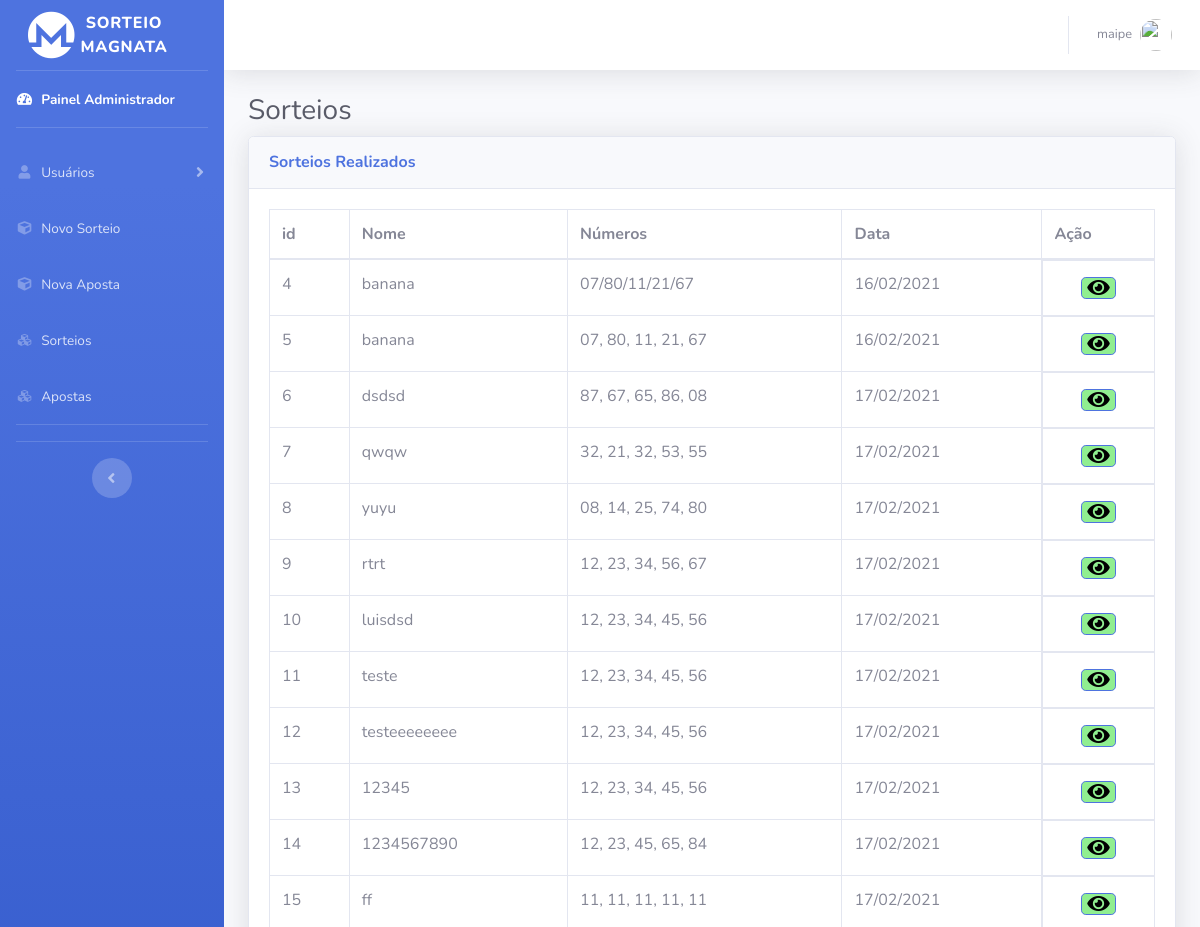
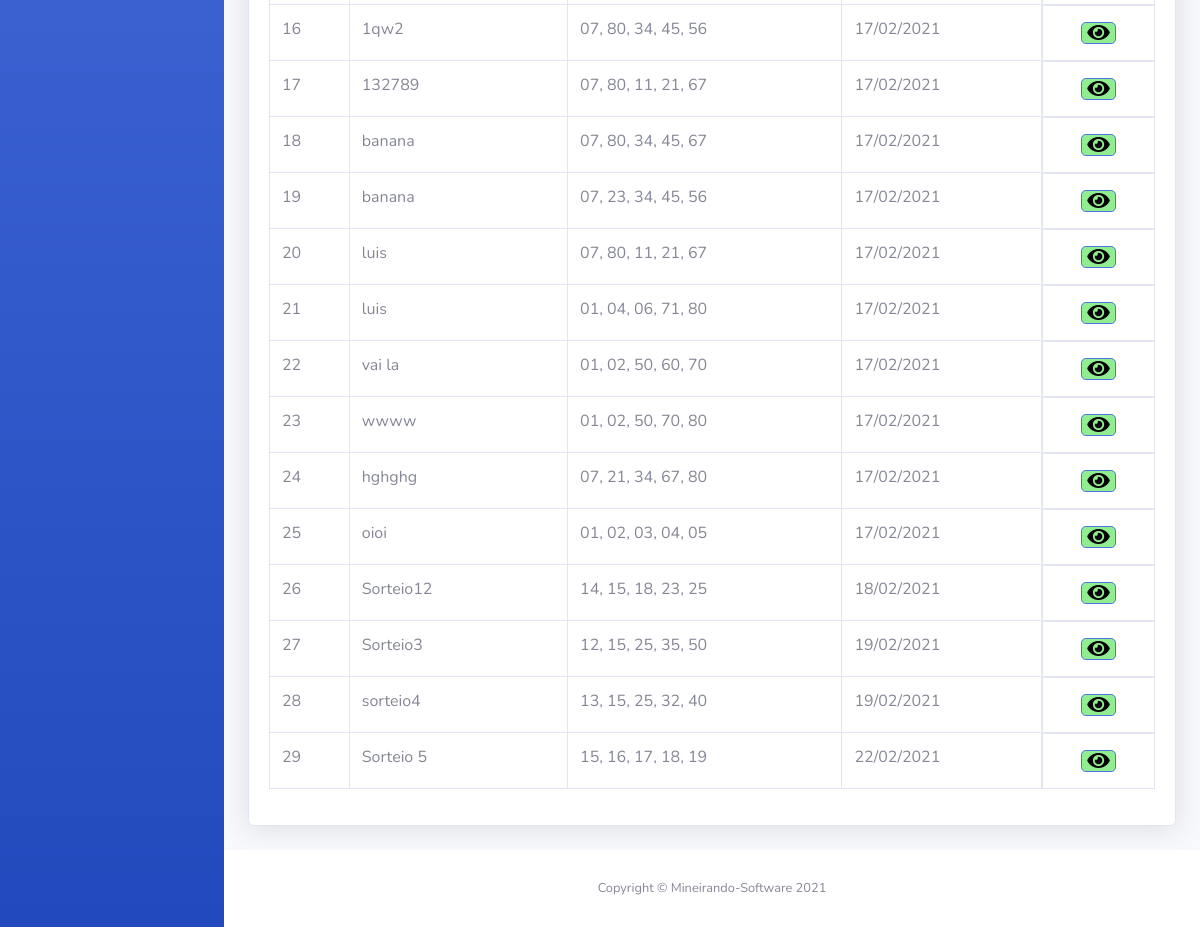
The app's page /Sorteios.php (signed in), older data (2 pictures, top to bottom).
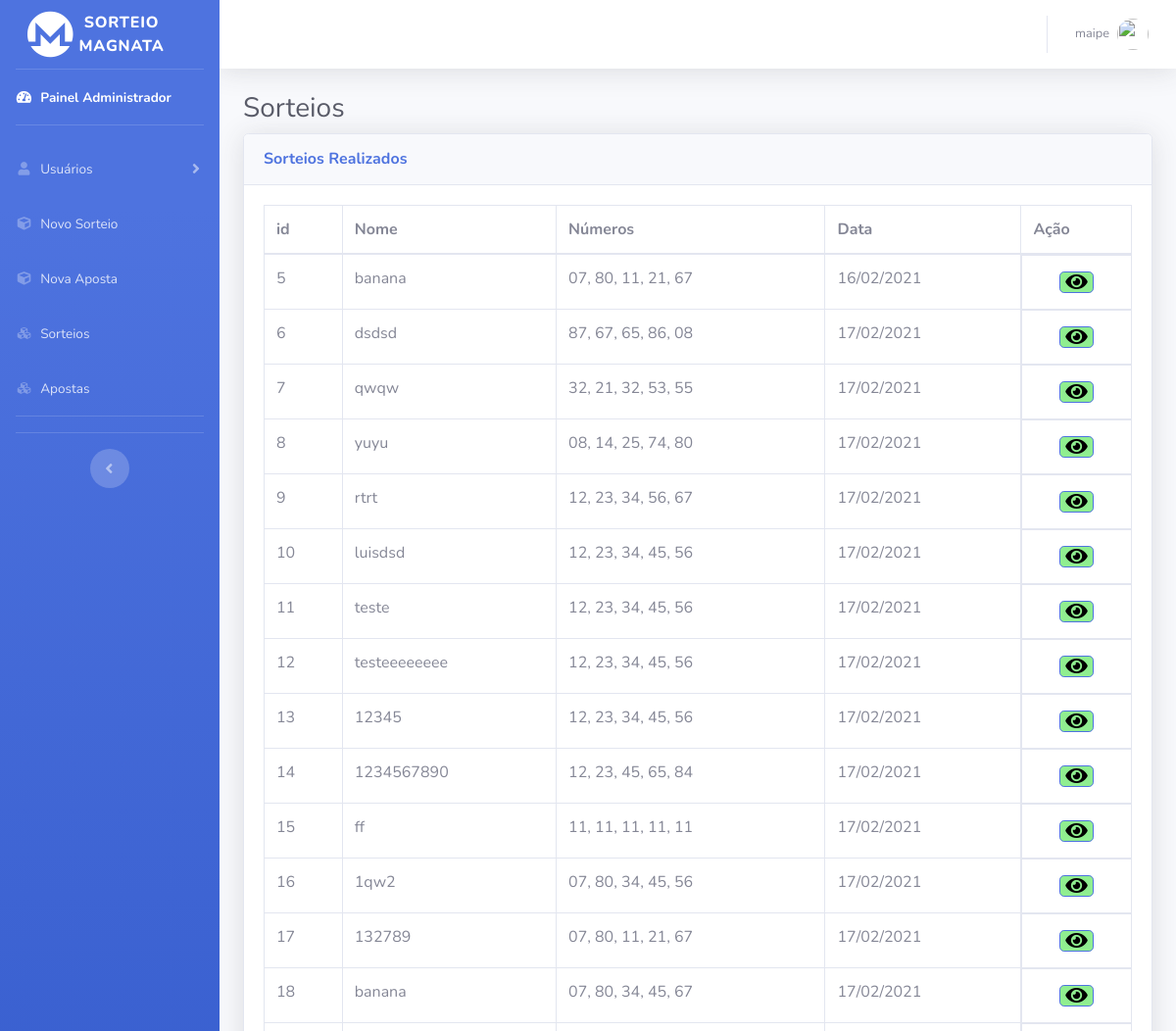
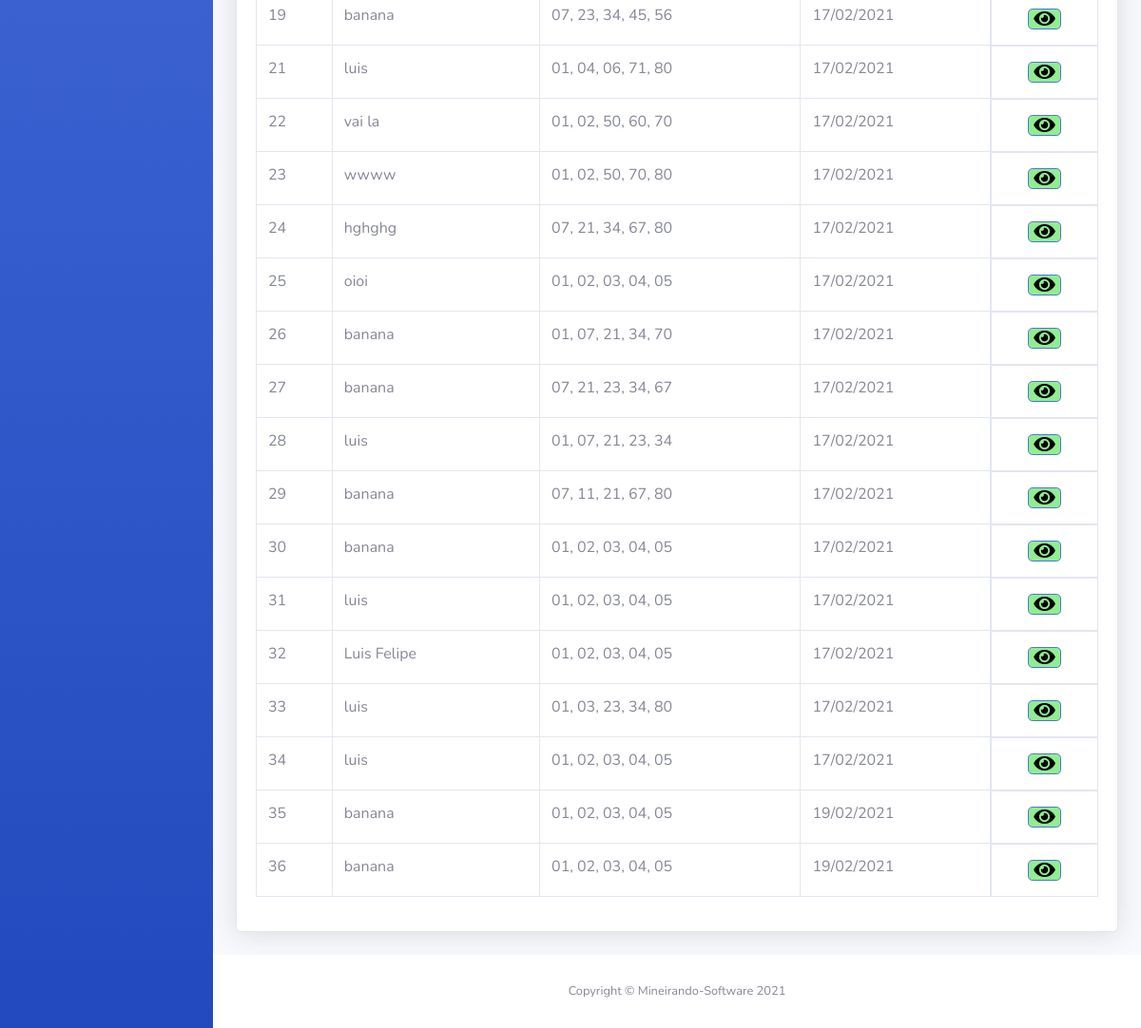
The same page, newer data (2 pictures, top to bottom).
### tables this page shows
CREATE TABLE `sorteio` (
  `idsorteio` int(11) NOT NULL,
  `data` varchar(45) NOT NULL,
  `numeros` varchar(45) NOT NULL,
  `nome` varchar(45) NOT NULL,
  `idCriador` int(11) NOT NULL
);

### Sorteios.php (the view, shortened to what the changed rows need)
<?php
include('php/server.php') ;
  $sort_check_query = 'SELECT * FROM sorteio  ';
  $result = mysqli_query($db,$sort_check_query);
?>
<!DOCTYPE html>
<html lang="pt-br">
<head>
  <link href="vendor/fontawesome-free/css/all.min.css" rel="stylesheet" type="text/css">
  <link href="css/sb-admin-2.min.css" rel="stylesheet">
  <link href="vendor/datatables/dataTables.bootstrap4.min.css" rel="stylesheet">
</head>
<body id="page-top">
  <div id="wrapper">
    <div id="content-wrapper" class="d-flex flex-column">
      <div id="content">
        <div class="container-fluid">
          <h1 class="h3 mb-2 text-gray-800">Sorteios</h1>
          <div class="card shadow mb-4">
            <div class="card-body">
              <div class="table-responsive">
                <table class="table table-bordered" id="dataTable" width="100%" cellspacing="0">
                  <thead>
                    <tr>
                      <th>id</th>
                      <th>Nome</th>
                      <th>Números</th>
                      <th>Data</th>
                      <th>Ação</th>
                    </tr>
                  </thead>
                  <tbody>
                  <?php
                   while($row = $result->fetch_assoc()) {
                    echo("<tr>
                    <td>".$row['idsorteio']."</td>
                    <td>".$row['nome']."</td>
                    <td>".$row['numeros']."</td>
                    <td>".$row['data']."</td>
                    <td style='    padding: 0;
                    margin: 0;
                    display: flex;
                    justify-content: center;'>
                  <a class='btn btn-primary btn-icon-split btn-lg mt-3 mb-3 btsalvar'
                  href='ganhadores.php?idsort=".$row['idsorteio']."'
                  style='
                  background-color: lightgreen;
                  color: black;
                  width: 32%;
                  margin: 0px;
                  height: 50%;'><i class='fas fa-eye'></i>
                  </a>
                  </td>
                  </tr>");
                   }
                  ?>
                  </tbody>
                </table>
              </div>
            </div>
          </div>
        </div>
      </div>
    </div>
  </div>
</body>
</html>

Row changes from the older to the newer data that the page shows:
removed sorteio: idsorteio "4", nome "banana", numeros "07/80/11/21/67", data "16/02/2021"
removed sorteio: idsorteio "20", nome "luis", numeros "07, 80, 11, 21, 67", data "17/02/2021"
changed sorteio id 26: nome "Sorteio12" → "banana"; numeros "14, 15, 18, 23, 25" → "01, 07, 21, 34, 70"; data "18/02/2021" → "17/02/2021"
changed sorteio id 27: nome "Sorteio3" → "banana"; numeros "12, 15, 25, 35, 50" → "07, 21, 23, 34, 67"; data "19/02/2021" → "17/02/2021"
changed sorteio id 28: nome "sorteio4" → "luis"; numeros "13, 15, 25, 32, 40" → "01, 07, 21, 23, 34"; data "19/02/2021" → "17/02/2021"
changed sorteio id 29: nome "Sorteio 5" → "banana"; numeros "15, 16, 17, 18, 19" → "07, 11, 21, 67, 80"; data "22/02/2021" → "17/02/2021"
added sorteio: idsorteio "30", nome "banana", numeros "01, 02, 03, 04, 05", data "17/02/2021"
added sorteio: idsorteio "31", nome "luis", numeros "01, 02, 03, 04, 05", data "17/02/2021"
added sorteio: idsorteio "32", nome "Luis Felipe", numeros "01, 02, 03, 04, 05", data "17/02/2021"
added sorteio: idsorteio "33", nome "luis", numeros "01, 03, 23, 34, 80", data "17/02/2021"
added sorteio: idsorteio "34", nome "luis", numeros "01, 02, 03, 04, 05", data "17/02/2021"
added sorteio: idsorteio "35", nome "banana", numeros "01, 02, 03, 04, 05", data "19/02/2021"
added sorteio: idsorteio "36", nome "banana", numeros "01, 02, 03, 04, 05", data "19/02/2021"
